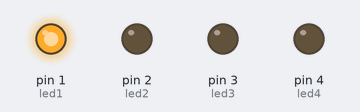
Bench run of a sketch on a simulated Arduino Uno, built with avr-gcc and run on an emulated ATmega328P. Shown: output pins drawn as LEDs (lit = HIGH).

Above: at 0.5 s.
At 2.5 s:
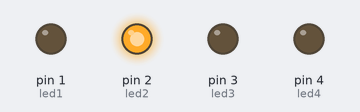
At 4.5 s:
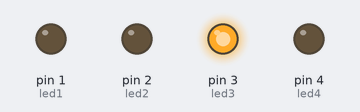
At 6.5 s:
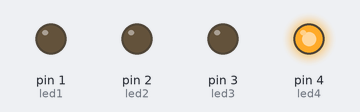
At 9.5 s:
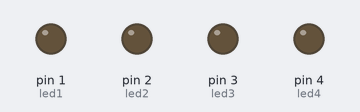
Timing chart, 0 to 10.4 s (numbered marks = the images above):
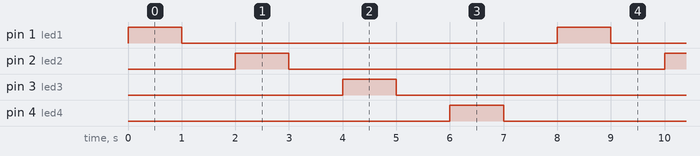

Measured:
- by itself, pin 1 (led1), pin 2 (led2), pin 3 (led3), pin 4 (led4): alternates HIGH for 1.0 s and LOW for 7.0 s
- by itself, everything shown: repeats every 8.0 s, in 8 steps

The sketch:

Led_blink.ino
```cpp
const int led1 = 1;
const int led2 = 2;
const int led3 = 3;
const int led4 = 4;

void setup() {
  // put your setup code here, to run once:
  pinMode(led1, OUTPUT);
  pinMode(led2, OUTPUT);
  pinMode(led3, OUTPUT);
  pinMode(led4, OUTPUT);

}

void loop() {
  // put your main code here, to run repeatedly:
  digitalWrite(led1, HIGH);
  delay(1000);
  digitalWrite(led1, LOW);
  delay(1000);

  digitalWrite(led2, HIGH);
  delay(1000);
  digitalWrite(led2, LOW);
  delay(1000);

  digitalWrite(led3, HIGH);
  delay(1000);
  digitalWrite(led3, LOW);
  delay(1000);

  digitalWrite(led4, HIGH);
  delay(1000);
  digitalWrite(led4, LOW);
  delay(1000);

}
```
